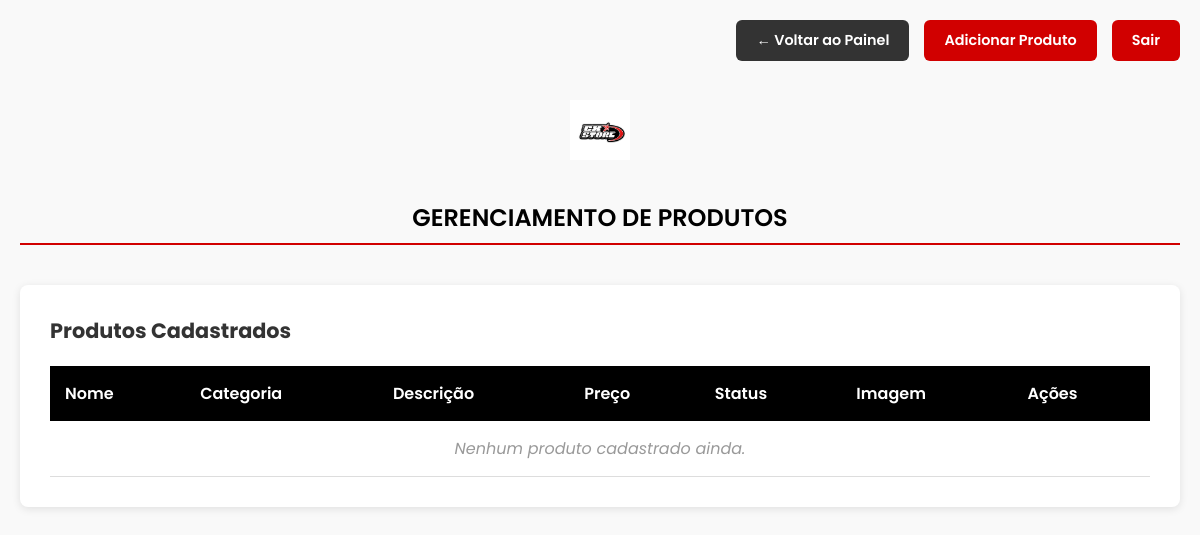
Before: /admin/produtos.php (signed in) with the older database file.
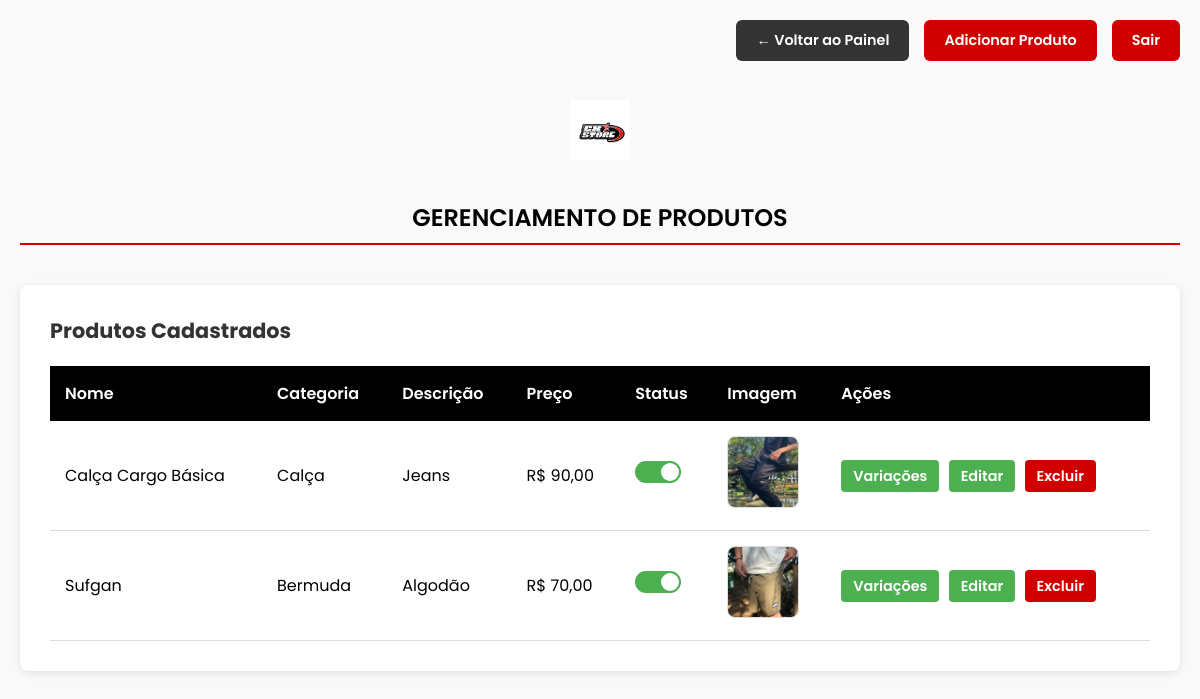
After: the same page with the newer database file.
### tables this page shows
CREATE TABLE IF NOT EXISTS `produto_anuncio` (
  `id` int(11) NOT NULL AUTO_INCREMENT,
  `nome` varchar(128) NOT NULL,
  `descricao` text DEFAULT NULL,
  `imagem` varchar(255) DEFAULT NULL,
  `fk_categoria_id` int(11) DEFAULT NULL,
  `preco` decimal(10,2) DEFAULT NULL,
  `status` tinytext DEFAULT '1',
  `ativo` tinyint(1) NOT NULL DEFAULT 1,
  PRIMARY KEY (`id`),
  KEY `FK_produto_anuncio_categoria` (`fk_categoria_id`),
  CONSTRAINT `FK_produto_anuncio_categoria` FOREIGN KEY (`fk_categoria_id`) REFERENCES `categoria` (`id`) ON DELETE NO ACTION ON UPDATE NO ACTION
);

CREATE TABLE IF NOT EXISTS `categoria` (
  `id` int(11) NOT NULL AUTO_INCREMENT,
  `nome` varchar(128) NOT NULL,
  `ativo` tinyint(4) DEFAULT 1,
  PRIMARY KEY (`id`)
);

### classes/Produto.php (called while the page is built, shortened)
<?php
class Produto
{
    private $conn;
    private $tabela_produto = "produto_anuncio";
    public function __construct($db)
    {
        $this->conn = $db;
    }
    public function listarTodos()
    {
        $query = "SELECT p.*, c.nome AS nome_categoria FROM " . $this->tabela_produto . " p LEFT JOIN categoria c ON p.fk_categoria_id = c.id ORDER BY p.nome";
        $stmt = $this->conn->prepare($query);
        $stmt->execute();
        return $stmt->get_result();
    }
}

### admin/produtos.php (the view, shortened to what this page needs)
<?php
require_once('../classes/Produto.php');
$database = new Database();
$db = $database->getConnection();
$produto = new Produto($db);
$lista_produtos = $produto->listarTodos();
?>
<!DOCTYPE html>
<html lang="pt-BR">
<head>
    <link rel="stylesheet" href="../assets/css/produtos.css" />
</head>
<body>
    <header>
        <img src="../assets/imagens/Logo.jpg" alt="CX Store Logo" />
    </header>
    <div class="top-nav">
        <a href="controle.php" class="btn-voltar">← Voltar ao Painel</a>
        <a href="add_produto.php" class="btn-sair">Adicionar Produto</a>
        <a href="../logout.php" class="btn-sair">Sair</a>
    </div>
    <h2>GERENCIAMENTO DE PRODUTOS</h2>
    <section class="lista-container">
        <h3>Produtos Cadastrados</h3>
        <div class="table-wrapper">
            <table>
                <thead>
                    <tr>
                        <th>Nome</th>
                        <th>Categoria</th>
                        <th>Descrição</th>
                        <th>Preço</th>
                        <th>Status</th>
                        <th>Imagem</th>
                        <th>Ações</th>
                    </tr>
                </thead>
                <tbody>
                    <?php
                    if ($lista_produtos->num_rows == 0) {
                        echo '<tr><td colspan="7" class="empty-message">Nenhum produto cadastrado ainda.</td></tr>';
                    } else {
                        while ($linha = $lista_produtos->fetch_assoc()) {
                            echo "<tr>";
                            echo "<td>" . htmlspecialchars($linha['nome']) . "</td>";
                            echo "<td>" . htmlspecialchars($linha['nome_categoria']) . "</td>";
                            echo "<td>" . (empty($linha['descricao']) ?
                                'Descrição não definida' : htmlspecialchars($linha['descricao'])) . "</td>";
                            echo "<td>" . (is_null($linha['preco']) ?
                                'Valor não definido' : 'R$ ' . number_format($linha['preco'], 2, ',', '.')) . "</td>";
                            echo "<td>
                                    <label class='switch'>
                                        <input type='checkbox' class='toggle-status' data-id='{$linha['id']}' " .
                                ($linha['status'] ? 'checked' : '') . ">
                                        <span class='slider round'></span>
                                    </label>
                                </td>";
                            echo "<td>";
                            if (!empty($linha['imagem'])) {
                                echo "<img src='../assets/uploads/" . htmlspecialchars($linha['imagem']) . "'
                                      alt='" . htmlspecialchars($linha['nome']) . "' class='img-produto'>";
                            } else {
                                echo "Sem imagem";
                            }
                            echo "</td>";
                            echo "<td>
                                    <a href='gerenciar_variacoes.php?id_produto={$linha['id']}' class='btn-acao editar'>Variações</a>
                                    <a href='edit_produto.php?id={$linha['id']}' class='btn-acao editar'>Editar</a>
                                    <a href='excluir_produto.php?id={$linha['id']}' class='btn-acao excluir'>Excluir</a>
                                  </td>";
                            echo "</tr>";
                        }
                    }
                    ?>
                </tbody>
            </table>
        </div>
    </section>
</body>
</html>

### assets/css/produtos.css (style rules this page uses)
body { font-family: 'Poppins', sans-serif; margin: 0 auto; max-width: 1200px; padding: 20px; box-sizing: border-box; background-color: #f9f9f9; }
header { display: flex; justify-content: center; margin-bottom: 20px; padding-top: 80px; }
header img { height: 60px; max-width: 100%; }
.top-nav { position: fixed; top: 20px; right: 20px; display: flex; gap: 15px; z-index: 1000; }
.btn-voltar, .btn-sair { background-color: #333; color: white; text-decoration: none; padding: 10px 20px; border-radius: 6px; font-weight: 600; font-size: 0.9em; transition: background-color 0.3s ease; }
.btn-sair { background-color: #d10000; }
h2 { text-align: center; border-bottom: 2px solid #d10000; display: inline-block; font-weight: 600; margin: 40px auto 40px auto; padding-bottom: 8px; width: auto; display: block; }
.lista-container { background-color: white; padding: 30px; border-radius: 8px; box-shadow: 0 2px 8px rgba(0, 0, 0, 0.1); }
.lista-container h3 { margin-top: 0; color: #333; font-size: 1.3em; margin-bottom: 20px; }
.table-wrapper { overflow-x: auto; }
table { width: 100%; border-collapse: collapse; min-width: 750px; }
thead { background-color: #000; color: white; }
thead th { padding: 15px; text-align: left; font-weight: 600; }
tbody td { padding: 15px; border-bottom: 1px solid #ddd; vertical-align: middle; }
.btn-acao { text-decoration: none; font-weight: 600; font-size: 0.9em; padding: 6px 12px; border-radius: 4px; color: white; margin-right: 5px; }
.btn-acao.editar { background-color: #4CAF50; }
.btn-acao.excluir { background-color: #d10000; }
.img-produto { width: 70px; height: 70px; object-fit: cover; border-radius: 8px; border: 1px solid #ddd; }
.switch { position: relative; display: inline-block; width: 46px; height: 22px; }
.slider { position: absolute; cursor: pointer; top: 0; left: 0; right: 0; bottom: 0; background-color: #ccc; transition: .3s; border-radius: 22px; }
.slider:before { position: absolute; content: ""; height: 18px; width: 18px; left: 2px; bottom: 2px; background-color: white; transition: .3s; border-radius: 50%; }
input:checked+.slider { background-color: #4CAF50; }
input:checked+.slider:before { transform: translateX(24px); }
.empty-message { text-align: center; color: #999; font-style: italic; }

Changed rows visible on the page:
added produto_anuncio: nome "Calça Cargo Básica", fk_categoria.nome "Calça", descricao "Jeans", preco "90,00", imagem (picture)
added produto_anuncio: nome "Sufgan", fk_categoria.nome "Bermuda", descricao "Algodão", preco "70,00", imagem (picture)
Other visible differences:
text no longer shown: "Nenhum produto cadastrado ainda."
